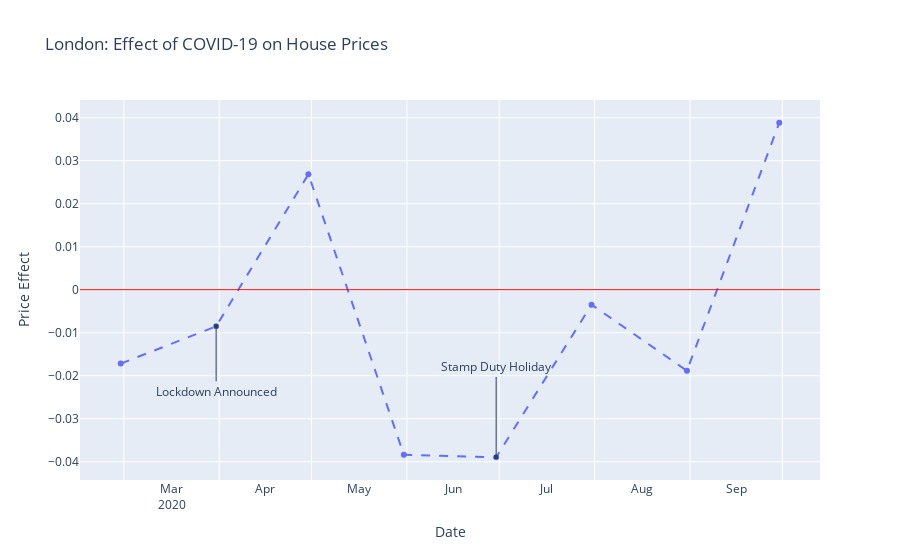

The notebook cell this image was saved under:
### Markdown cell above
**London: Plotting of differences**

### Code cell
#Creating Figure for plotting
fig = go.Figure()

#Adding line for transaction count
fig.add_trace(go.Scatter(
    x=DD_LDN_X['Dates'],
    y=DD_LDN_X['Price'],
    name = "No of Transactions",
    line = dict(dash='dash')))

#Inserting key date annotations
fig.add_annotation(x = datetime.strptime('31-03-2020', '%d-%m-%Y'), y = -0.0085,
        xref = 'x', yref = 'y', text = 'Lockdown Announced', showarrow = True,
        arrowhead = 7, ax = 0, ay = 65)
fig.add_annotation(x = datetime.strptime('30-06-2020', '%d-%m-%Y'), y = -0.0389,
        xref = 'x', yref = 'y', text = 'Stamp Duty Holiday', showarrow = True,
        arrowhead = 7, ax = 0, ay = -90)
#Inserting line at 0
fig.add_hline(y = 0,line_width=1, line_color="red")

#Setting title and updating axis labels
fig.update_layout(
    title="London: Effect of COVID-19 on House Prices",
    xaxis_title="Date", yaxis_title="Price Effect")

fig.update_xaxes(dtick="M1", tickformat="%b\n%Y", ticklabelmode="period")

fig.show()

### Figure 1 — Plotly figure (JSON) as saved in the notebook; plotly's stock layout.template omitted (floating-point values rounded to 4 significant figures)
{"data": [{"line": {"dash": "dash"}, "name": "No of Transactions", "type": "scatter", "x": ["2020-02-29T00:00:00", "2020-03-31T00:00:00", "2020-04-30T00:00:00", "2020-05-31T00:00:00", "2020-06-30T00:00:00", "2020-07-31T00:00:00", "2020-08-31T00:00:00", "2020-09-30T00:00:00"], "y": [-0.01719, -0.008521, 0.02685, -0.03841, -0.03897, -0.003492, -0.01885, 0.03883]}], "layout": {"annotations": [{"arrowhead": 7, "ax": 0, "ay": 65, "showarrow": true, "text": "Lockdown Announced", "x": "2020-03-31T00:00:00", "xref": "x", "y": -0.0085, "yref": "y"}, {"arrowhead": 7, "ax": 0, "ay": -90, "showarrow": true, "text": "Stamp Duty Holiday", "x": "2020-06-30T00:00:00", "xref": "x", "y": -0.0389, "yref": "y"}], "shapes": [{"line": {"color": "red", "width": 1}, "type": "line", "x0": 0, "x1": 1, "xref": "x domain", "y0": 0, "y1": 0, "yref": "y"}], "title": {"text": "London: Effect of COVID-19 on House Prices"}, "xaxis": {"dtick": "M1", "tickformat": "%b\n%Y", "ticklabelmode": "period", "title": {"text": "Date"}}, "yaxis": {"title": {"text": "Price Effect"}}}}
